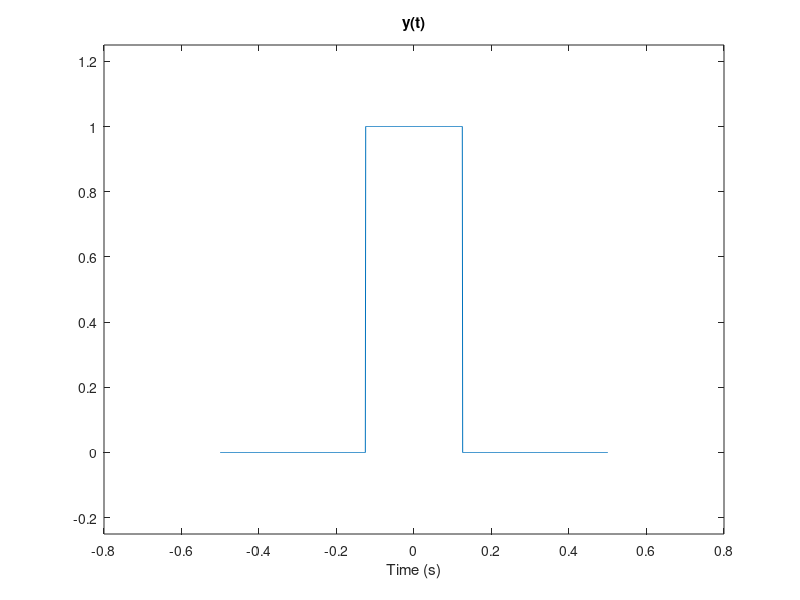
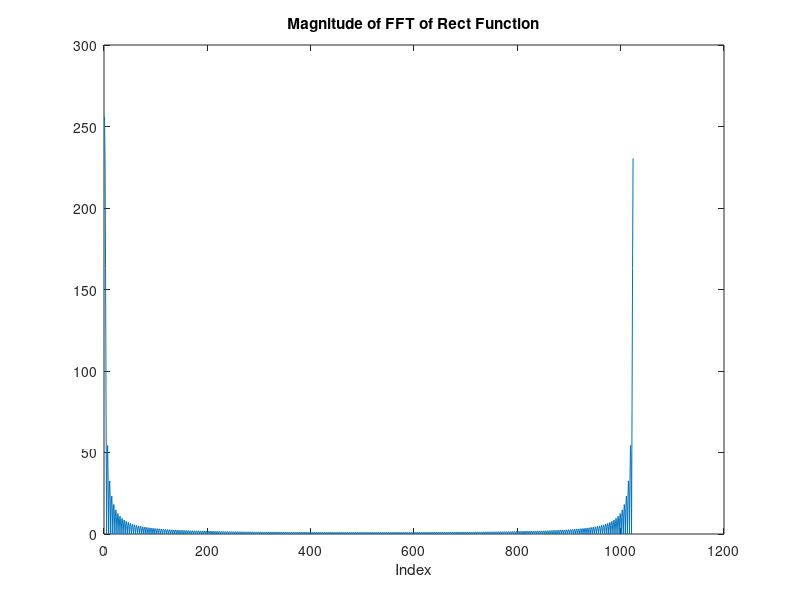
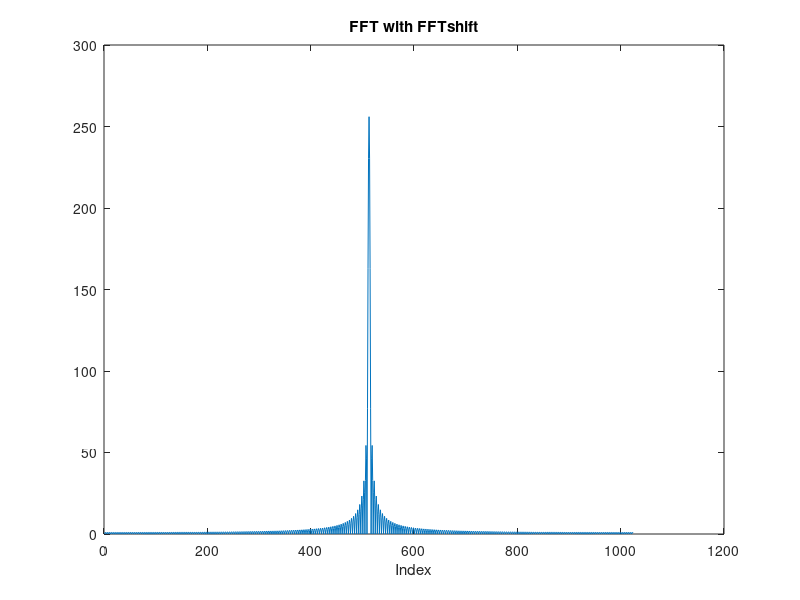
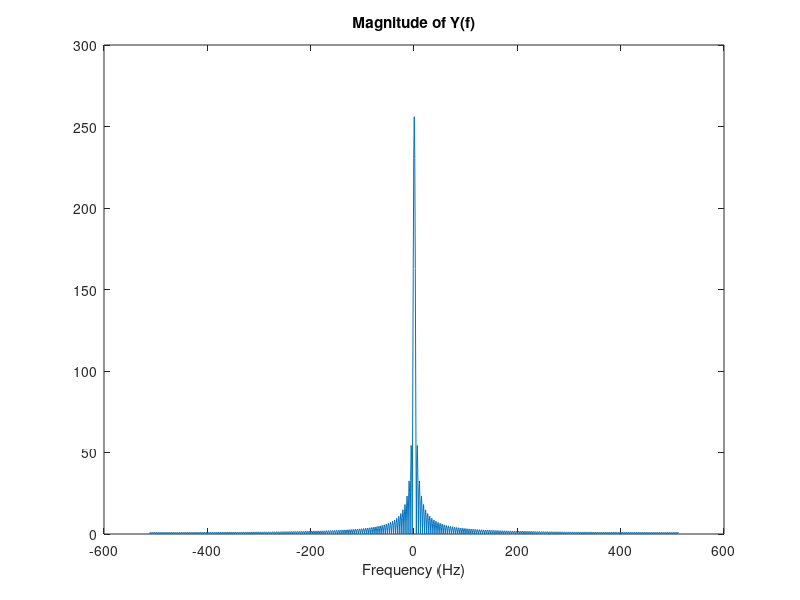

The MATLAB script that drew these images, in order:
%% Fourier Transforms in MATLAB
% All signals in MATLAB are discrete-time
clear; close all; clc;
N = 1024;% #samples
T = 1; % sec
fs = N/T;
t = linspace(-T/2,T/2,N);
y = [zeros(1,floor(N/2)-128),ones(1,floor(N/4)),zeros(1,floor(N/2)-128)];
figure;
plot(t,y)
xlabel("Time (s)")
title("y(t)")
ylim([-0.25,1.25])
%% FFT is like the sampled Discrete Fourier Transform
% output of FFT has same size as input
Y = fft(y);
figure;
plot(abs(Y))
title("Magnitude of FFT of Rect Function")
xlabel("Index")
%% This doesn't look like a sinc!
% FFT function puts the 0 frequency at the first index! The function
% fftshift is built to reorder the vector so that the center is the 0
% frequency (works by periodicity of the DTFT)
Ys = fftshift(Y);
figure;
plot(abs(Ys))
title("FFT with FFTshift")
xlabel("Index")
%% How do we interpret the x axis?
% One period of the DTFT, unshifted is 0 to 2pi, shifted is -pi to pi in
% DIGITAL RADIAN FREQUENCY wd = 2pif/fs
wd = linspace(-pi,pi,N);
fs = N/T;
f = wd*fs/(2*pi);
figure;
plot(f,abs(Ys))
title("Magnitude of Y(f)")
xlabel("Frequency (Hz)")
%% How about Inverse Fourier Transform?
% must take real part of ifft, as quantization -> not perfectly symmetric
% Apply ifft to UNSHIFTED version of Y!!! (without shifts, ifft and fft are
% inverses)
yi = real(ifft(Y));
figure;
plot(t,yi)
title("IFFT(FFT(y)) = y")
xlabel("Time (s)")
